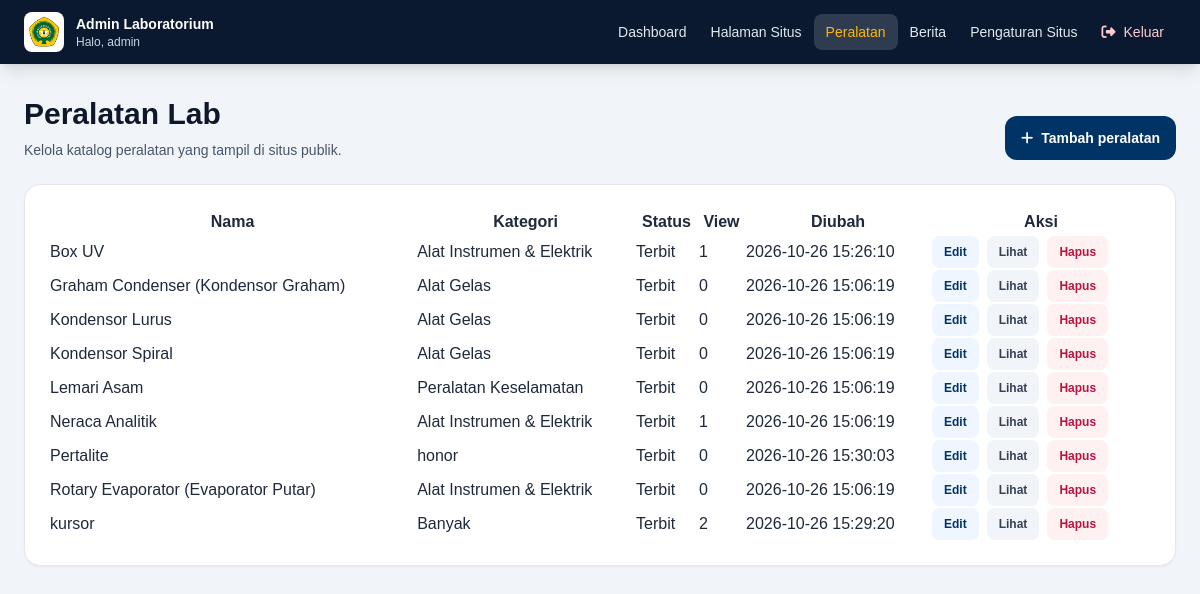
Page /admin/equipment.php (signed in) on the earlier database version.
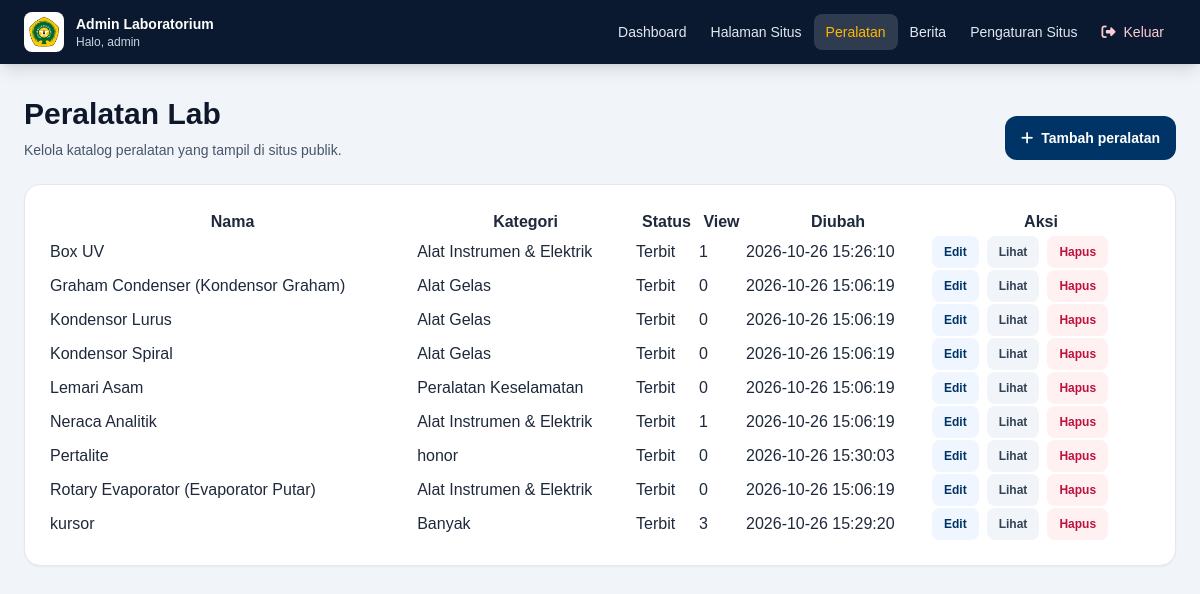
Same page on the later database version.
### tables this page shows
CREATE TABLE equipment (
            id INTEGER PRIMARY KEY AUTOINCREMENT,
            slug TEXT NOT NULL UNIQUE,
            name TEXT NOT NULL,
            category TEXT NOT NULL DEFAULT "",
            description TEXT NOT NULL DEFAULT "",
            image_path TEXT NOT NULL DEFAULT "",
            specifications TEXT NOT NULL DEFAULT "",
            published INTEGER NOT NULL DEFAULT 1,
            views INTEGER NOT NULL DEFAULT 0,
            created_at TEXT NOT NULL DEFAULT CURRENT_TIMESTAMP,
            updated_at TEXT NOT NULL DEFAULT CURRENT_TIMESTAMP
        );

### app/bootstrap.php (called while the page is built, shortened)
<?php
function h($value)
{
    return htmlspecialchars((string) $value, ENT_QUOTES | ENT_SUBSTITUTE, 'UTF-8');
}

### admin/equipment.php (the view, shortened to what this page needs)
<?php
require_once __DIR__ . '/bootstrap.php';
$equipment = $db->query('SELECT slug, name, category, published, views, updated_at FROM equipment ORDER BY name')->fetchAll();
admin_layout_header('Peralatan Lab', 'equipment');
?>
<div class="mb-6 flex flex-col gap-4 sm:flex-row sm:items-end sm:justify-between">
    <div><h1 class="text-3xl font-extrabold text-slate-900">Peralatan Lab</h1><p class="mt-2 text-sm text-slate-600">Kelola katalog peralatan yang tampil di situs publik.</p></div>
    <a href="equipment-edit.php" class="inline-flex items-center justify-center gap-2 rounded-xl bg-undanaBlue px-4 py-3 text-sm font-bold text-white hover:bg-blue-900"><i class="fa-solid fa-plus"></i>Tambah peralatan</a>
</div>
<div class="rounded-2xl border border-slate-200 bg-white p-4 shadow-sm sm:p-6">
    <table id="admin-table" class="display responsive nowrap w-full">
        <thead><tr><th>Nama</th><th>Kategori</th><th>Status</th><th>View</th><th>Diubah</th><th>Aksi</th></tr></thead>
        <tbody><?php foreach ($equipment as $item): ?><tr>
            <td><?= h($item['name']) ?></td><td><?= h($item['category']) ?></td><td><?= $item['published'] ? 'Terbit' : 'Draft' ?></td><td><?= (int) $item['views'] ?></td><td><?= h($item['updated_at']) ?></td>
            <td><div class="flex flex-wrap gap-2"><a class="rounded-lg bg-blue-50 px-3 py-2 text-xs font-bold text-undanaBlue" href="equipment-edit.php?slug=<?= rawurlencode($item['slug']) ?>">Edit</a><a class="rounded-lg bg-slate-100 px-3 py-2 text-xs font-bold text-slate-700" target="_blank" rel="noopener" href="../single_lab.php?item=<?= rawurlencode($item['slug']) ?>">Lihat</a><form method="post" action="delete.php" data-confirm><?= csrf_field() ?><input type="hidden" name="type" value="equipment"><input type="hidden" name="slug" value="<?= h($item['slug']) ?>"><button class="rounded-lg bg-rose-50 px-3 py-2 text-xs font-bold text-rose-700">Hapus</button></form></div></td>
        </tr><?php endforeach; ?></tbody>
    </table>
</div>
<?php admin_layout_footer(); ?>

### admin/bootstrap.php (shortened to what this page needs)
<?php
require_once dirname(__DIR__) . '/app/bootstrap.php';
function admin_layout_header($title, $active)
{
    $adminName = isset($_SESSION['admin_username']) ? $_SESSION['admin_username'] : 'Admin';
    $links = [
        'Dashboard' => ['index.php', 'dashboard'],
        'Halaman Situs' => ['pages.php', 'pages'],
        'Peralatan' => ['equipment.php', 'equipment'],
        'Berita' => ['news.php', 'news'],
        'Pengaturan Situs' => ['settings.php', 'settings'],
    ];
    ?>
    <!DOCTYPE html>
    <html lang="id">
    <head>
        <script src="https://cdn.tailwindcss.com"></script>
        <link rel="stylesheet" href="https://cdnjs.cloudflare.com/ajax/libs/font-awesome/6.4.0/css/all.min.css">
        <link rel="stylesheet" href="https://cdn.datatables.net/2.1.8/css/dataTables.dataTables.min.css">
        <link rel="stylesheet" href="https://cdn.datatables.net/responsive/3.0.3/css/responsive.dataTables.min.css">
    </head>
    <body class="min-h-screen bg-slate-100 text-slate-800">
        <header class="sticky top-0 z-40 bg-undanaDark text-white shadow-lg">
            <div class="mx-auto flex max-w-7xl items-center justify-between gap-4 px-4 py-3 sm:px-6">
                <a href="index.php" class="flex items-center gap-3 font-bold">
                    <span class="flex h-10 w-10 items-center justify-center rounded-lg bg-white p-1"><img src="../Logo_Undana.png" alt="Logo Undana" class="h-full w-full object-contain"></span>
                    <span><span class="block text-sm">Admin Laboratorium</span><span class="block text-xs font-normal text-slate-300">Halo, <?= h($adminName) ?></span></span>
                </a>
                <nav id="admin-nav" class="absolute left-0 right-0 top-full hidden border-t border-white/10 bg-undanaDark p-3 lg:static lg:flex lg:border-0 lg:bg-transparent lg:p-0">
                    <?php foreach ($links as $label => $link): ?>
                        <a href="<?= h($link[0]) ?>" class="block rounded-lg px-3 py-2 text-sm <?= $active === $link[1] ? 'bg-white/15 text-undanaGold' : 'text-slate-200 hover:bg-white/10' ?>"><?= h($label) ?></a>
                    <?php endforeach; ?>
                    <a href="logout.php" class="block rounded-lg px-3 py-2 text-sm text-rose-200 hover:bg-rose-500/20"><i class="fa-solid fa-right-from-bracket mr-2"></i>Keluar</a>
                </nav>
            </div>
        </header>
        <main class="mx-auto max-w-7xl px-4 py-6 sm:px-6 sm:py-8">
    <?php
}
function admin_layout_footer()
{
    ?>
        </main>
    </body>
    </html>
    <?php
}

### admin/bootstrap.php (style rules this page uses)
body { font-family:Arial,sans-serif }

Differences in the rows shown:
changed equipment "kursor": views "2" → "3"
